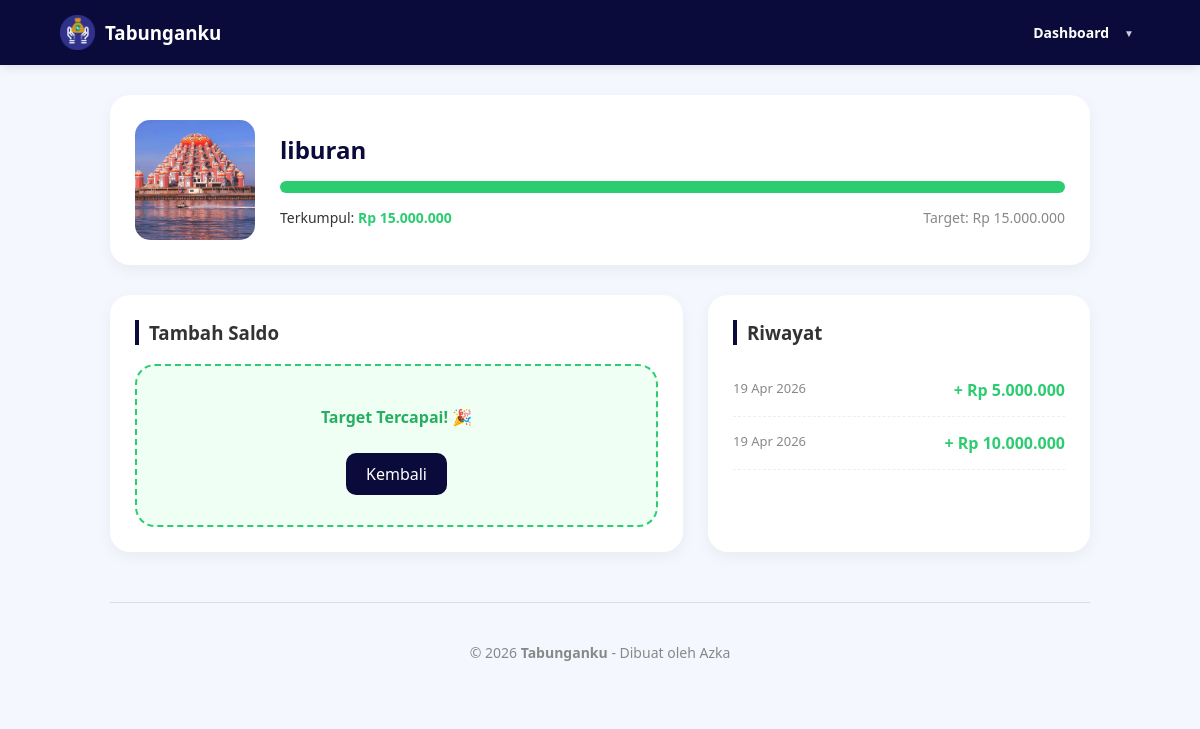
The app's page /menabung.php?id=74 (signed in) with its own data.
### tables this page shows
CREATE TABLE `tabungan` (
  `id` int(11) NOT NULL,
  `user_id` int(11) NOT NULL,
  `judul` varchar(100) NOT NULL,
  `foto` varchar(255) NOT NULL,
  `target_nominal` bigint(20) NOT NULL,
  `target_tanggal` date NOT NULL,
  `status` varchar(50) NOT NULL
);

CREATE TABLE `menabung` (
  `id` int(11) NOT NULL,
  `tabungan_id` int(11) NOT NULL,
  `nominal` bigint(20) NOT NULL,
  `tanggal` date NOT NULL
);

### menabung.php (the view, shortened to what this page needs)
<?php
include "config.php";
$id        = $_GET['id'];
$id_user   = $_SESSION['user'];
$hari_ini  = date('Y-m-d');
$data = mysqli_query($koneksi, "SELECT * FROM tabungan WHERE id='$id' AND user_id='$id_user'");
$t    = mysqli_fetch_assoc($data);
$m = mysqli_query($koneksi, "SELECT CAST(SUM(nominal) AS UNSIGNED) as total FROM menabung WHERE tabungan_id='$id'");
$d = mysqli_fetch_assoc($m);
$total = intval($d['total'] ?? 0);
$persen = ($t['target_nominal'] > 0)
    ? ($total / $t['target_nominal']) * 100
    : 0;
?>
<!DOCTYPE html>
<html lang="id">
<head>
</head>
<body>
<nav class="navbar">
    <div style="display: flex; align-items: center; gap: 10px;">
        <img src="TABUNG.png" height="35">
        <h3 style="margin: 0; color: white;">Tabunganku</h3>
    </div>
    <div class="dropdown">
        <button class="btn-user-menu">
            <span>Dashboard</span>
            <span style="font-size: 10px; opacity: 0.8;">▼</span>
        </button>
    </div>
</nav>
<div class="container">
    <div class="card-header">
        <img src="uploads/<?= $t['foto'] ?>" class="header-img">
        <div style="flex: 1;">
            <h2 style="margin: 0; color: #0b0b3b;">
                <?= $t['judul'] ?>
            </h2>
            <div style="background: #eee; height: 12px; border-radius: 10px; margin: 15px 0; overflow: hidden;">
                <div style="background: #2ecc71; height: 100%; width: <?= min($persen, 100); ?>%"></div>
            </div>
            <div style="display: flex; justify-content: space-between; font-size: 14px;">
                <span>
                    Terkumpul:
                    <b style="color: #2ecc71;">
                        Rp <?= number_format($total, 0, ',', '.') ?>
                    </b>
                </span>
                <span style="color: #888;">
                    Target: Rp <?= number_format($t['target_nominal'], 0, ',', '.') ?>
                </span>
            </div>
        </div>
    </div>
    <div class="main-grid">
        <div class="card">
            <h3 style="margin-top: 0; border-left: 4px solid #0b0b3b; padding-left: 10px;">
                Tambah Saldo
            </h3>
            <?php if ($total < $t['target_nominal']) : ?>
                <form method="POST">
                    <label style="display: block; font-weight: bold; font-size: 13px; margin-bottom: 8px;">
                        Nominal Uang (Rp)
                    </label>
                    <input type="text"
                           name="nominal"
                           inputmode="numeric"
                           placeholder="Contoh: 500000"
                           required
                           autofocus
                           oninput="this.value = this.value.replace(/[^0-9]/g, '')"
                           style="width:100%; padding:14px; margin-bottom:20px; border:1px solid #ddd; border-radius:12px;">
                    <label style="display:block; font-weight:bold; font-size:13px; margin-bottom:8px;">
                        Tanggal Transaksi
                    </label>
                    <input type="date"
                           name="tanggal"
                           value="<?= $hari_ini ?>"
                           readonly
                           style="width:100%; padding:14px; margin-bottom:20px; border:1px solid #ddd; border-radius:12px; background:#f9f9f9; cursor:not-allowed;">
                    <div style="display:flex; gap:12px;">
                        <button name="tambah"
                                style="flex:2; padding:14px; background:#0b0b3b; color:white; border:none; border-radius:12px; font-weight:bold; cursor:pointer;">
                            Simpan ke Celengan
                        </button>
                        <a href="home.php"
                           style="flex:1; display:flex; align-items:center; justify-content:center; text-decoration:none; background:#f1f2f6; color:#555; border-radius:12px; font-weight:bold; border:1px solid #ddd;">
                            Batal
                        </a>
                    </div>
                </form>
            <?php else : ?>
                <div style="text-align:center; padding:30px; border:2px dashed #2ecc71; border-radius:20px; background:#f0fff4;">
                    <p style="color:#27ae60; font-weight:bold; margin:10px 0;">
                        Target Tercapai! 🎉
                    </p>
                    <a href="home.php"
                       style="margin-top:15px; display:inline-block; padding:10px 20px; background:#0b0b3b; color:white; text-decoration:none; border-radius:10px;">
                        Kembali
                    </a>
                </div>
            <?php endif; ?>
        </div>
        <div class="card">
            <h3 style="margin-top:0; border-left:4px solid #0b0b3b; padding-left:10px;">
                Riwayat
            </h3>
            <div style="max-height:350px; overflow-y:auto;">
                <?php
                $data2 = mysqli_query($koneksi, "SELECT * FROM menabung WHERE tabungan_id='$id' ORDER BY tanggal DESC, id DESC");
                while ($r = mysqli_fetch_assoc($data2)) {
                ?>
                    <div style="display:flex; justify-content:space-between; padding:15px 0; border-bottom:1px dashed #eee;">
                        <span style="color:#888; font-size:13px;">
                            <?= date('d M Y', strtotime($r['tanggal'])) ?>
                        </span>
                        <b style="color:#2ecc71;">
                            + Rp <?= number_format($r['nominal'], 0, ',', '.') ?>
                        </b>
                    </div>
                <?php } ?>
            </div>
        </div>
    </div>
    <div class="footer">
        &copy; 2026 <b>Tabunganku</b> - Dibuat oleh Azka
    </div>
</div>
</body>
</html>

### menabung.php (style rules this page uses)
* { box-sizing: border-box; font-family: 'Segoe UI', Tahoma, sans-serif; }
body { margin: 0; background: #f4f7fe; color: #333; }
.navbar { background: #0b0b3b; padding: 15px 5%; display: flex; justify-content: space-between; align-items: center; color: white; position: sticky; top: 0; z-index: 1000; box-shadow: 0 2px 10px rgba(0, 0, 0, 0.1); }
.btn-user-menu { background: none; border: none; color: white; font-weight: bold; font-size: 14px; cursor: pointer; display: flex; align-items: center; gap: 15px; }
.dropdown { position: relative; display: inline-block; }
.container { padding: 30px 5%; max-width: 1100px; margin: auto; }
.card-header { background: white; padding: 25px; border-radius: 20px; display: flex; gap: 25px; align-items: center; box-shadow: 0 5px 15px rgba(0, 0, 0, 0.05); margin-bottom: 30px; }
.header-img { width: 120px; height: 120px; object-fit: cover; border-radius: 15px; }
.main-grid { display: grid; grid-template-columns: 1.2fr 0.8fr; gap: 25px; }
.card { background: white; padding: 25px; border-radius: 20px; box-shadow: 0 5px 15px rgba(0, 0, 0, 0.05); }
.footer { text-align: center; padding: 40px; color: #888; font-size: 14px; margin-top: 50px; border-top: 1px solid #ddd; }

### records on screen
tabungan: foto (picture), judul "liburan", target_nominal "15.000.000"
menabung: tanggal "19 Apr 2026", nominal "5.000.000"
menabung: tanggal "19 Apr 2026", nominal "10.000.000"

### other values on screen
$total "15.000.000"
